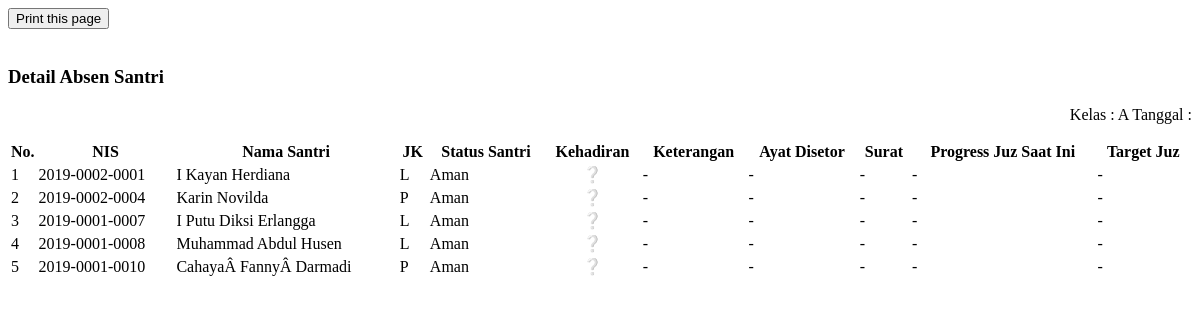
/admin/absensi_quick.php?kelas=1, run on an earlier commit of the app's database.
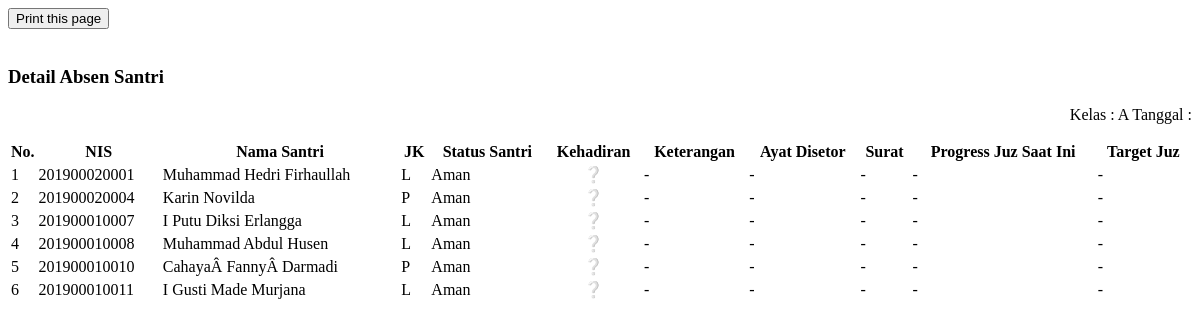
And on a later commit of the database.
### tables this page shows
CREATE TABLE `tbkelas` (
  `IdKelas` int(11) NOT NULL,
  `NamaKelas` varchar(50) NOT NULL,
  `TahunKelas` int(11) NOT NULL,
  `KeteranganKelas` text NOT NULL
);

CREATE TABLE `tbsantri` (
  `IdSantri` int(11) NOT NULL,
  `NIS` varchar(20) NOT NULL,
  `TglInput` date NOT NULL,
  `Nama` varchar(50) NOT NULL,
  `NamaLengkap` varchar(100) NOT NULL,
  `JenisKelamin` int(2) NOT NULL,
  `TempatLahir` varchar(40) NOT NULL,
  `TglLahir` date NOT NULL,
  `AnakKe` int(5) NOT NULL,
  `Dari` int(11) NOT NULL,
  `Bahasa` varchar(40) NOT NULL,
  `KebutuhanKhusus` varchar(30) NOT NULL,
  `SekolahTerakhir` varchar(20) NOT NULL,
  `NamaSekolah` varchar(50) NOT NULL,
  `AlamatSekolah` text NOT NULL,
  `TinggalDengan` varchar(30) NOT NULL,
  `NomorKK` varchar(50) NOT NULL,
  `NamaJalan` text NOT NULL,
  `RT` varchar(50) NOT NULL,
  `RW` varchar(50) NOT NULL,
  `Desa` varchar(50) NOT NULL,
  `Kecamatan` varchar(100) NOT NULL,
  `Kabupaten` varchar(100) NOT NULL,
  `Provinsi` varchar(100) NOT NULL,
  `StatusSantri` varchar(30) NOT NULL,
  `IdProgram` int(11) NOT NULL,
  `IdKelas` int(11) NOT NULL
);

### admin/absensi_quick.php (the view, shortened to what this page needs)
<?php
include 'config.php';
$kelas = mysqli_real_escape_string($conn, $_GET['kelas']);
$tglabsen = mysqli_real_escape_string($conn, $_GET['tglabsen']);
$query = mysqli_query($conn, "SELECT IdKelas, NamaKelas FROM tbkelas WHERE IdKelas = '$kelas'");
$data = mysqli_fetch_object($query);
?>
<div class="container">
<input id ="printbtn" class="btn btn-default" type="button" value="Print this page" onclick="window.print();" >
</div>
<div class="panel panel-primary">
    <div class="panel-heading">
        <h3>Detail Absen Santri</h4>
        <p align="right">Kelas : <?php echo $data->NamaKelas?> Tanggal : <?php echo $tglabsen?></p>
    </div>
    <div class="panel-body">
        <table class="table table-responsive table-bordered table-hover">
            <tr>
                <th width="2%" align="center" style="text-align: center">No. </th>
                <th align="center" style="text-align: center">NIS</th>
                <th align="center" style="text-align: center">Nama Santri </th>
                <th align="center" style="text-align: center">JK</th>
                <th align="center" style="text-align: center">Status Santri</th>
                <th align="center" style="text-align: center">Kehadiran</th>
                <th align="center" style="text-align: center">Keterangan</th>
                <th align="center" style="text-align: center">Ayat Disetor</th>
                <th align="center" style="text-align: center">Surat</th>
                <th align="center" style="text-align: center">Progress Juz Saat Ini</th>
                <th align="center" style="text-align: center">Target Juz</th>
            </tr>
            <?php
            $no = 1;
            $querysantri = mysqli_query($conn, "SELECT * FROM tbsantri WHERE IdKelas = '$kelas'");
            while($datasantri=mysqli_fetch_object($querysantri)){
            ?>
            <tr class="rowHref" data-href="index.php?m=absen_detail&ID=<?php echo $datasantri->IdSantri?>">
                <td><?php echo $no++?></td>
                <td><?php echo $datasantri->NIS?></td>
                <td><?php echo $datasantri->NamaLengkap?></td>
                <td><?php
                if ($datasantri->JenisKelamin == '1'){
                    echo "L";
                }else{
                    echo "P";
                } ?></td>
                <td><?php echo $datasantri->StatusSantri?></td>
                <td align="center">
                <?php
                $IdSantri = $datasantri->IdSantri;
                $checkabsenquery = mysqli_query($conn, "SELECT * FROM tbsantri INNER JOIN tbabsen ON tbabsen.IdSantri=tbsantri.IdSantri WHERE tbsantri.IdSantri = '$IdSantri' AND IdKelas = '$kelas' AND TanggalAbsen = '$tglabsen'");
                $datacheck = mysqli_fetch_object($checkabsenquery);
                if ($datacheck->Absen == '1'){
                ?><span data-toogle="tooltip" data-placement="top" title="Siswa Ini Hadir Hari Ini">✔️</span><?php }elseif($datacheck->NamaLengkap == ""){?><span data-toogle="tooltip" data-placement="top" title="Absen Siswa Ini Belum Diinput">❔</span><?php } else {?><span data-toogle="tooltip" data-placement="top" title="Siswa Ini Tidak Hadir Hari Ini">❌</span><?php }?></td>
                <td><?php if ($datacheck->NamaLengkap || $datacheck->KeteranganAbsen != ""){ echo $datacheck->KeteranganAbsen; } else {echo "-";}?></td>
                <td><?php if ($datacheck->NamaLengkap || $datacheck->SetorAyat != ""){ echo $datacheck->SetorAyat; } else {echo "-";}?></td>
                <td><?php if ($datacheck->NamaLengkap || $datacheck->Surat != ""){ echo $datacheck->Surat; } else {echo "-";}?></td>
                <td><?php if ($datacheck->NamaLengkap || $datacheck->JuzSaatIni != ""){ echo $datacheck->JuzSaatIni; } else {echo "-";}?></td>
                <td><?php if ($datacheck->NamaLengkap || $datacheck->TargetJuz != ""){ echo $datacheck->TargetJuz; } else {echo "-";}?></td>
            </tr>
            <?php } ?>
        </table>
    </div>
</div>

What changed in the data, as far as the page shows it:
changed tbsantri: NIS "2019-0002-0001" → "201900020001"; NamaLengkap "I Kayan Herdiana" → "Muhammad Hedri Firhaullah"
changed tbsantri "Karin Novilda": NIS "2019-0002-0004" → "201900020004"
changed tbsantri "I Putu Diksi Erlangga": NIS "2019-0001-0007" → "201900010007"
changed tbsantri "Muhammad Abdul Husen": NIS "2019-0001-0008" → "201900010008"
changed tbsantri "CahayaÂ FannyÂ Darmadi": NIS "2019-0001-0010" → "201900010010"
added tbsantri: NIS "201900010011", NamaLengkap "I Gusti Made Murjana", JenisKelamin "L", StatusSantri "Aman"
